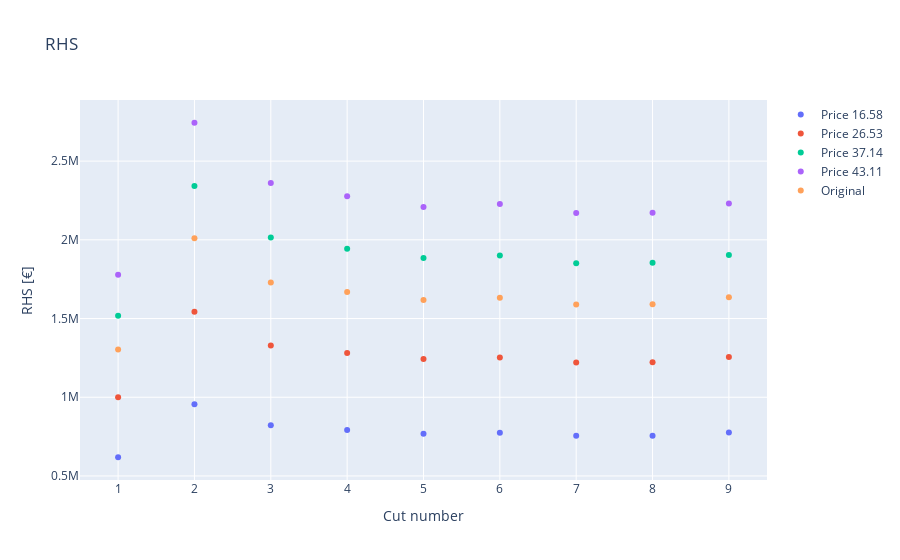

The notebook cell this image was saved under:
### Markdown cell above
The scatter plots below shows the scaled and original cuts in terms of the rhs and cut coefficients. The values are plotted in 2D for simplicity:

### Code cell
#Plot the scaled and original RHS values

rhs = my_cuts.rhs.get()

fig = go.Figure(layout={'title':f"RHS",'xaxis_title':"Cut number",'yaxis_title':"RHS [€]"})
for r in rhs:
    fig.add_trace(go.Scatter(name=f"Price {r.name:.2f}",x=list(range(1,n_cuts+1)),y=r.values,mode='markers'))    

fig.add_trace(go.Scatter(name=f"Original",x=list(range(1,n_cuts+1)),y=rhs_in,mode='markers'))    
fig.show()

### Figure 1 — Plotly figure (JSON) as saved in the notebook; plotly's stock layout.template omitted (floating-point values rounded to 4 significant figures)
{"data": [{"mode": "markers", "name": "Price 16.58", "type": "scatter", "x": [1, 2, 3, 4, 5, 6, 7, 8, 9], "y": [618900.0, 954800.0, 821500.0, 792500.0, 768500.0, 775000.0, 755200.0, 755900.0, 776400.0]}, {"mode": "markers", "name": "Price 26.53", "type": "scatter", "x": [1, 2, 3, 4, 5, 6, 7, 8, 9], "y": [1001000.0, 1544000.0, 1328000.0, 1281000.0, 1243000.0, 1253000.0, 1221000.0, 1222000.0, 1255000.0]}, {"mode": "markers", "name": "Price 37.14", "type": "scatter", "x": [1, 2, 3, 4, 5, 6, 7, 8, 9], "y": [1518000.0, 2341000.0, 2014000.0, 1943000.0, 1884000.0, 1901000.0, 1852000.0, 1854000.0, 1904000.0]}, {"mode": "markers", "name": "Price 43.11", "type": "scatter", "x": [1, 2, 3, 4, 5, 6, 7, 8, 9], "y": [1778000.0, 2744000.0, 2361000.0, 2277000.0, 2208000.0, 2227000.0, 2170000.0, 2172000.0, 2231000.0]}, {"mode": "markers", "name": "Original", "type": "scatter", "x": [1, 2, 3, 4, 5, 6, 7, 8, 9], "y": [1303000.0, 2010000.0, 1729000.0, 1668000.0, 1618000.0, 1632000.0, 1590000.0, 1591000.0, 1635000.0]}], "layout": {"autosize": true, "title": {"text": "RHS"}, "xaxis": {"autorange": true, "range": [0.5176, 9.482], "title": {"text": "Cut number"}, "type": "linear"}, "yaxis": {"autorange": true, "range": [443500.0, 2919000.0], "title": {"text": "RHS [€]"}, "type": "linear"}}}
